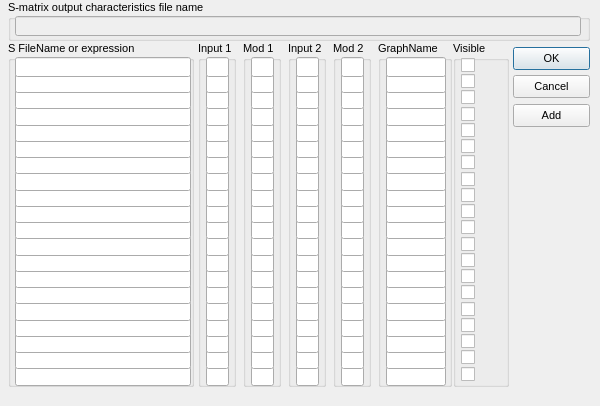
<?xml version="1.0" encoding="UTF-8"?>
<!-- Файл создан tools/rc2ui.py из ресурсов Windows-версии. Не править вручную. -->
<ui version="4.0">
 <class>IDD_DIALOG2</class>
 <widget class="QDialog" name="IDD_DIALOG2">
  <property name="geometry">
   <rect>
    <x>0</x>
    <y>0</y>
    <width>600</width>
    <height>406</height>
   </rect>
  </property>
  <property name="minimumSize">
   <size>
    <width>600</width>
    <height>406</height>
   </size>
  </property>
  <property name="maximumSize">
   <size>
    <width>600</width>
    <height>406</height>
   </size>
  </property>
  <property name="windowTitle">
   <string notr="true">Characteristics</string>
  </property>
  <property name="font">
   <font>
    <pointsize>8</pointsize>
   </font>
  </property>
   <widget class="QPushButton" name="IDC_ADD_CHARACTERISTICS">
    <property name="geometry">
     <rect>
      <x>513</x>
      <y>104</y>
      <width>77</width>
      <height>23</height>
     </rect>
    </property>
    <property name="text">
     <string notr="true">Add</string>
    </property>
   </widget>
   <widget class="QGroupBox" name="IDC_STATIC_8">
    <property name="geometry">
     <rect>
      <x>8</x>
      <y>0</y>
      <width>582</width>
      <height>41</height>
     </rect>
    </property>
    <property name="title">
     <string notr="true">S-matrix output characteristics file name</string>
    </property>
   </widget>
   <widget class="QLineEdit" name="IDC_GREDIT_DOCFILENAME">
    <property name="geometry">
     <rect>
      <x>15</x>
      <y>16</y>
      <width>566</width>
      <height>20</height>
     </rect>
    </property>
    <property name="enabled">
     <bool>false</bool>
    </property>
   </widget>
   <widget class="QGroupBox" name="IDC_STATIC_7">
    <property name="geometry">
     <rect>
      <x>453</x>
      <y>41</y>
      <width>56</width>
      <height>346</height>
     </rect>
    </property>
    <property name="title">
     <string notr="true">Visible</string>
    </property>
   </widget>
   <widget class="QGroupBox" name="IDC_STATIC_6">
    <property name="geometry">
     <rect>
      <x>378</x>
      <y>41</y>
      <width>74</width>
      <height>346</height>
     </rect>
    </property>
    <property name="title">
     <string notr="true">GraphName</string>
    </property>
   </widget>
   <widget class="QGroupBox" name="IDC_STATIC_5">
    <property name="geometry">
     <rect>
      <x>333</x>
      <y>41</y>
      <width>38</width>
      <height>346</height>
     </rect>
    </property>
    <property name="title">
     <string notr="true">Mod 2</string>
    </property>
   </widget>
   <widget class="QGroupBox" name="IDC_STATIC_4">
    <property name="geometry">
     <rect>
      <x>288</x>
      <y>41</y>
      <width>38</width>
      <height>346</height>
     </rect>
    </property>
    <property name="title">
     <string notr="true">Input 2</string>
    </property>
   </widget>
   <widget class="QGroupBox" name="IDC_STATIC_3">
    <property name="geometry">
     <rect>
      <x>243</x>
      <y>41</y>
      <width>38</width>
      <height>346</height>
     </rect>
    </property>
    <property name="title">
     <string notr="true">Mod 1</string>
    </property>
   </widget>
   <widget class="QGroupBox" name="IDC_STATIC_2">
    <property name="geometry">
     <rect>
      <x>198</x>
      <y>41</y>
      <width>38</width>
      <height>346</height>
     </rect>
    </property>
    <property name="title">
     <string notr="true">Input 1</string>
    </property>
   </widget>
   <widget class="QGroupBox" name="IDC_STATIC">
    <property name="geometry">
     <rect>
      <x>8</x>
      <y>41</y>
      <width>186</width>
      <height>346</height>
     </rect>
    </property>
    <property name="title">
     <string notr="true">S FileName or expression</string>
    </property>
   </widget>
   <widget class="QCheckBox" name="IDC_GREDIT_OUTFLAG20">
    <property name="geometry">
     <rect>
      <x>461</x>
      <y>366</y>
      <width>15</width>
      <height>16</height>
     </rect>
    </property>
    <property name="text">
     <string notr="true"></string>
    </property>
   </widget>
   <widget class="QLineEdit" name="IDC_GREDIT_GRAPHNAME20">
    <property name="geometry">
     <rect>
      <x>386</x>
      <y>366</y>
      <width>60</width>
      <height>20</height>
     </rect>
    </property>
   </widget>
   <widget class="QLineEdit" name="IDC_GREDIT_MOD2_20">
    <property name="geometry">
     <rect>
      <x>341</x>
      <y>366</y>
      <width>23</width>
      <height>20</height>
     </rect>
    </property>
   </widget>
   <widget class="QLineEdit" name="IDC_GREDIT_INP2_20">
    <property name="geometry">
     <rect>
      <x>296</x>
      <y>366</y>
      <width>23</width>
      <height>20</height>
     </rect>
    </property>
   </widget>
   <widget class="QLineEdit" name="IDC_GREDIT_MOD1_20">
    <property name="geometry">
     <rect>
      <x>251</x>
      <y>366</y>
      <width>23</width>
      <height>20</height>
     </rect>
    </property>
   </widget>
   <widget class="QLineEdit" name="IDC_GREDIT_INP1_20">
    <property name="geometry">
     <rect>
      <x>206</x>
      <y>366</y>
      <width>23</width>
      <height>20</height>
     </rect>
    </property>
   </widget>
   <widget class="QLineEdit" name="IDC_GREDIT_SFILENAME20">
    <property name="geometry">
     <rect>
      <x>15</x>
      <y>366</y>
      <width>176</width>
      <height>20</height>
     </rect>
    </property>
   </widget>
   <widget class="QCheckBox" name="IDC_GREDIT_OUTFLAG19">
    <property name="geometry">
     <rect>
      <x>461</x>
      <y>349</y>
      <width>15</width>
      <height>16</height>
     </rect>
    </property>
    <property name="text">
     <string notr="true"></string>
    </property>
   </widget>
   <widget class="QLineEdit" name="IDC_GREDIT_GRAPHNAME19">
    <property name="geometry">
     <rect>
      <x>386</x>
      <y>349</y>
      <width>60</width>
      <height>20</height>
     </rect>
    </property>
   </widget>
   <widget class="QLineEdit" name="IDC_GREDIT_MOD2_19">
    <property name="geometry">
     <rect>
      <x>341</x>
      <y>349</y>
      <width>23</width>
      <height>20</height>
     </rect>
    </property>
   </widget>
   <widget class="QLineEdit" name="IDC_GREDIT_INP2_19">
    <property name="geometry">
     <rect>
      <x>296</x>
      <y>349</y>
      <width>23</width>
      <height>20</height>
     </rect>
    </property>
   </widget>
   <widget class="QLineEdit" name="IDC_GREDIT_MOD1_19">
    <property name="geometry">
     <rect>
      <x>251</x>
      <y>349</y>
      <width>23</width>
      <height>20</height>
     </rect>
    </property>
   </widget>
   <widget class="QLineEdit" name="IDC_GREDIT_INP1_19">
    <property name="geometry">
     <rect>
      <x>206</x>
      <y>349</y>
      <width>23</width>
      <height>20</height>
     </rect>
    </property>
   </widget>
   <widget class="QLineEdit" name="IDC_GREDIT_SFILENAME19">
    <property name="geometry">
     <rect>
      <x>15</x>
      <y>349</y>
      <width>176</width>
      <height>20</height>
     </rect>
    </property>
   </widget>
   <widget class="QCheckBox" name="IDC_GREDIT_OUTFLAG18">
    <property name="geometry">
     <rect>
      <x>461</x>
      <y>333</y>
      <width>15</width>
      <height>16</height>
     </rect>
    </property>
    <property name="text">
     <string notr="true"></string>
    </property>
   </widget>
   <widget class="QLineEdit" name="IDC_GREDIT_GRAPHNAME18">
    <property name="geometry">
     <rect>
      <x>386</x>
      <y>333</y>
      <width>60</width>
      <height>20</height>
     </rect>
    </property>
   </widget>
   <widget class="QLineEdit" name="IDC_GREDIT_MOD2_18">
    <property name="geometry">
     <rect>
      <x>341</x>
      <y>333</y>
      <width>23</width>
      <height>20</height>
     </rect>
    </property>
   </widget>
   <widget class="QLineEdit" name="IDC_GREDIT_INP2_18">
    <property name="geometry">
     <rect>
      <x>296</x>
      <y>333</y>
      <width>23</width>
      <height>20</height>
     </rect>
    </property>
   </widget>
   <widget class="QLineEdit" name="IDC_GREDIT_MOD1_18">
    <property name="geometry">
     <rect>
      <x>251</x>
      <y>333</y>
      <width>23</width>
      <height>20</height>
     </rect>
    </property>
   </widget>
   <widget class="QLineEdit" name="IDC_GREDIT_INP1_18">
    <property name="geometry">
     <rect>
      <x>206</x>
      <y>333</y>
      <width>23</width>
      <height>20</height>
     </rect>
    </property>
   </widget>
   <widget class="QLineEdit" name="IDC_GREDIT_SFILENAME18">
    <property name="geometry">
     <rect>
      <x>15</x>
      <y>333</y>
      <width>176</width>
      <height>20</height>
     </rect>
    </property>
   </widget>
   <widget class="QCheckBox" name="IDC_GREDIT_OUTFLAG17">
    <property name="geometry">
     <rect>
      <x>461</x>
      <y>317</y>
      <width>15</width>
      <height>16</height>
     </rect>
    </property>
    <property name="text">
     <string notr="true"></string>
    </property>
   </widget>
   <widget class="QLineEdit" name="IDC_GREDIT_GRAPHNAME17">
    <property name="geometry">
     <rect>
      <x>386</x>
      <y>317</y>
      <width>60</width>
      <height>20</height>
     </rect>
    </property>
   </widget>
   <widget class="QLineEdit" name="IDC_GREDIT_MOD2_17">
    <property name="geometry">
     <rect>
      <x>341</x>
      <y>317</y>
      <width>23</width>
      <height>20</height>
     </rect>
    </property>
   </widget>
   <widget class="QLineEdit" name="IDC_GREDIT_INP2_17">
    <property name="geometry">
     <rect>
      <x>296</x>
      <y>317</y>
      <width>23</width>
      <height>20</height>
     </rect>
    </property>
   </widget>
   <widget class="QLineEdit" name="IDC_GREDIT_MOD1_17">
    <property name="geometry">
     <rect>
      <x>251</x>
      <y>317</y>
      <width>23</width>
      <height>20</height>
     </rect>
    </property>
   </widget>
   <widget class="QLineEdit" name="IDC_GREDIT_INP1_17">
    <property name="geometry">
     <rect>
      <x>206</x>
      <y>317</y>
      <width>23</width>
      <height>20</height>
     </rect>
    </property>
   </widget>
   <widget class="QLineEdit" name="IDC_GREDIT_SFILENAME17">
    <property name="geometry">
     <rect>
      <x>15</x>
      <y>317</y>
      <width>176</width>
      <height>20</height>
     </rect>
    </property>
   </widget>
   <widget class="QCheckBox" name="IDC_GREDIT_OUTFLAG16">
    <property name="geometry">
     <rect>
      <x>461</x>
      <y>301</y>
      <width>15</width>
      <height>16</height>
     </rect>
    </property>
    <property name="text">
     <string notr="true"></string>
    </property>
   </widget>
   <widget class="QLineEdit" name="IDC_GREDIT_GRAPHNAME16">
    <property name="geometry">
     <rect>
      <x>386</x>
      <y>301</y>
      <width>60</width>
      <height>20</height>
     </rect>
    </property>
   </widget>
   <widget class="QLineEdit" name="IDC_GREDIT_MOD2_16">
    <property name="geometry">
     <rect>
      <x>341</x>
      <y>301</y>
      <width>23</width>
      <height>20</height>
     </rect>
    </property>
   </widget>
   <widget class="QLineEdit" name="IDC_GREDIT_INP2_16">
    <property name="geometry">
     <rect>
      <x>296</x>
      <y>301</y>
      <width>23</width>
      <height>20</height>
     </rect>
    </property>
   </widget>
   <widget class="QLineEdit" name="IDC_GREDIT_MOD1_16">
    <property name="geometry">
     <rect>
      <x>251</x>
      <y>301</y>
      <width>23</width>
      <height>20</height>
     </rect>
    </property>
   </widget>
   <widget class="QLineEdit" name="IDC_GREDIT_INP1_16">
    <property name="geometry">
     <rect>
      <x>206</x>
      <y>301</y>
      <width>23</width>
      <height>20</height>
     </rect>
    </property>
   </widget>
   <widget class="QLineEdit" name="IDC_GREDIT_SFILENAME16">
    <property name="geometry">
     <rect>
      <x>15</x>
      <y>301</y>
      <width>176</width>
      <height>20</height>
     </rect>
    </property>
   </widget>
   <widget class="QCheckBox" name="IDC_GREDIT_OUTFLAG15">
    <property name="geometry">
     <rect>
      <x>461</x>
      <y>284</y>
      <width>15</width>
      <height>16</height>
     </rect>
    </property>
    <property name="text">
     <string notr="true"></string>
    </property>
   </widget>
   <widget class="QLineEdit" name="IDC_GREDIT_GRAPHNAME15">
    <property name="geometry">
     <rect>
      <x>386</x>
      <y>284</y>
      <width>60</width>
      <height>20</height>
     </rect>
    </property>
   </widget>
   <widget class="QLineEdit" name="IDC_GREDIT_MOD2_15">
    <property name="geometry">
     <rect>
      <x>341</x>
      <y>284</y>
      <width>23</width>
      <height>20</height>
     </rect>
    </property>
   </widget>
   <widget class="QLineEdit" name="IDC_GREDIT_INP2_15">
    <property name="geometry">
     <rect>
      <x>296</x>
      <y>284</y>
      <width>23</width>
      <height>20</height>
     </rect>
    </property>
   </widget>
   <widget class="QLineEdit" name="IDC_GREDIT_MOD1_15">
    <property name="geometry">
     <rect>
      <x>251</x>
      <y>284</y>
      <width>23</width>
      <height>20</height>
     </rect>
    </property>
   </widget>
   <widget class="QLineEdit" name="IDC_GREDIT_INP1_15">
    <property name="geometry">
     <rect>
      <x>206</x>
      <y>284</y>
      <width>23</width>
      <height>20</height>
     </rect>
    </property>
   </widget>
   <widget class="QLineEdit" name="IDC_GREDIT_SFILENAME15">
    <property name="geometry">
     <rect>
      <x>15</x>
      <y>284</y>
      <width>176</width>
      <height>20</height>
     </rect>
    </property>
   </widget>
   <widget class="QCheckBox" name="IDC_GREDIT_OUTFLAG14">
    <property name="geometry">
     <rect>
      <x>461</x>
      <y>268</y>
      <width>15</width>
      <height>16</height>
     </rect>
    </property>
    <property name="text">
     <string notr="true"></string>
    </property>
   </widget>
   <widget class="QLineEdit" name="IDC_GREDIT_GRAPHNAME14">
    <property name="geometry">
     <rect>
      <x>386</x>
      <y>268</y>
      <width>60</width>
      <height>20</height>
     </rect>
    </property>
   </widget>
   <widget class="QLineEdit" name="IDC_GREDIT_MOD2_14">
    <property name="geometry">
     <rect>
      <x>341</x>
      <y>268</y>
      <width>23</width>
      <height>20</height>
     </rect>
    </property>
   </widget>
   <widget class="QLineEdit" name="IDC_GREDIT_INP2_14">
    <property name="geometry">
     <rect>
      <x>296</x>
      <y>268</y>
      <width>23</width>
      <height>20</height>
     </rect>
    </property>
   </widget>
   <widget class="QLineEdit" name="IDC_GREDIT_MOD1_14">
    <property name="geometry">
     <rect>
      <x>251</x>
      <y>268</y>
      <width>23</width>
      <height>20</height>
     </rect>
    </property>
   </widget>
   <widget class="QLineEdit" name="IDC_GREDIT_INP1_14">
    <property name="geometry">
     <rect>
      <x>206</x>
      <y>268</y>
      <width>23</width>
      <height>20</height>
     </rect>
    </property>
   </widget>
   <widget class="QLineEdit" name="IDC_GREDIT_SFILENAME14">
    <property name="geometry">
     <rect>
      <x>15</x>
      <y>268</y>
      <width>176</width>
      <height>20</height>
     </rect>
    </property>
   </widget>
   <widget class="QCheckBox" name="IDC_GREDIT_OUTFLAG13">
    <property name="geometry">
     <rect>
      <x>461</x>
      <y>252</y>
      <width>15</width>
      <height>16</height>
     </rect>
    </property>
    <property name="text">
     <string notr="true"></string>
    </property>
   </widget>
   <widget class="QLineEdit" name="IDC_GREDIT_GRAPHNAME13">
    <property name="geometry">
     <rect>
      <x>386</x>
      <y>252</y>
      <width>60</width>
      <height>20</height>
     </rect>
    </property>
   </widget>
   <widget class="QLineEdit" name="IDC_GREDIT_MOD2_13">
    <property name="geometry">
     <rect>
      <x>341</x>
      <y>252</y>
      <width>23</width>
      <height>20</height>
     </rect>
    </property>
   </widget>
   <widget class="QLineEdit" name="IDC_GREDIT_INP2_13">
    <property name="geometry">
     <rect>
      <x>296</x>
      <y>252</y>
      <width>23</width>
      <height>20</height>
     </rect>
    </property>
   </widget>
   <widget class="QLineEdit" name="IDC_GREDIT_MOD1_13">
    <property name="geometry">
     <rect>
      <x>251</x>
      <y>252</y>
      <width>23</width>
      <height>20</height>
     </rect>
    </property>
   </widget>
   <widget class="QLineEdit" name="IDC_GREDIT_INP1_13">
    <property name="geometry">
     <rect>
      <x>206</x>
      <y>252</y>
      <width>23</width>
      <height>20</height>
     </rect>
    </property>
   </widget>
   <widget class="QLineEdit" name="IDC_GREDIT_SFILENAME13">
    <property name="geometry">
     <rect>
      <x>15</x>
      <y>252</y>
      <width>176</width>
      <height>20</height>
     </rect>
    </property>
   </widget>
   <widget class="QCheckBox" name="IDC_GREDIT_OUTFLAG12">
    <property name="geometry">
     <rect>
      <x>461</x>
      <y>236</y>
      <width>15</width>
      <height>16</height>
     </rect>
    </property>
    <property name="text">
     <string notr="true"></string>
    </property>
   </widget>
   <widget class="QLineEdit" name="IDC_GREDIT_GRAPHNAME12">
    <property name="geometry">
     <rect>
      <x>386</x>
      <y>236</y>
      <width>60</width>
      <height>20</height>
     </rect>
    </property>
   </widget>
   <widget class="QLineEdit" name="IDC_GREDIT_MOD2_12">
    <property name="geometry">
     <rect>
      <x>341</x>
      <y>236</y>
      <width>23</width>
      <height>20</height>
     </rect>
    </property>
   </widget>
   <widget class="QLineEdit" name="IDC_GREDIT_INP2_12">
    <property name="geometry">
     <rect>
      <x>296</x>
      <y>236</y>
      <width>23</width>
      <height>20</height>
     </rect>
    </property>
   </widget>
   <widget class="QLineEdit" name="IDC_GREDIT_MOD1_12">
    <property name="geometry">
     <rect>
      <x>251</x>
      <y>236</y>
      <width>23</width>
      <height>20</height>
     </rect>
    </property>
   </widget>
   <widget class="QLineEdit" name="IDC_GREDIT_INP1_12">
    <property name="geometry">
     <rect>
      <x>206</x>
      <y>236</y>
      <width>23</width>
      <height>20</height>
     </rect>
    </property>
   </widget>
   <widget class="QLineEdit" name="IDC_GREDIT_SFILENAME12">
    <property name="geometry">
     <rect>
      <x>15</x>
      <y>236</y>
      <width>176</width>
      <height>20</height>
     </rect>
    </property>
   </widget>
   <widget class="QCheckBox" name="IDC_GREDIT_OUTFLAG11">
    <property name="geometry">
     <rect>
      <x>461</x>
      <y>219</y>
      <width>15</width>
      <height>16</height>
     </rect>
    </property>
    <property name="text">
     <string notr="true"></string>
    </property>
   </widget>
   <widget class="QLineEdit" name="IDC_GREDIT_GRAPHNAME11">
    <property name="geometry">
     <rect>
      <x>386</x>
      <y>219</y>
      <width>60</width>
      <height>20</height>
     </rect>
    </property>
   </widget>
   <widget class="QLineEdit" name="IDC_GREDIT_MOD2_11">
    <property name="geometry">
     <rect>
      <x>341</x>
      <y>219</y>
      <width>23</width>
      <height>20</height>
     </rect>
    </property>
   </widget>
   <widget class="QLineEdit" name="IDC_GREDIT_INP2_11">
    <property name="geometry">
     <rect>
      <x>296</x>
      <y>219</y>
      <width>23</width>
      <height>20</height>
     </rect>
    </property>
   </widget>
   <widget class="QLineEdit" name="IDC_GREDIT_MOD1_11">
    <property name="geometry">
     <rect>
      <x>251</x>
      <y>219</y>
      <width>23</width>
      <height>20</height>
     </rect>
    </property>
   </widget>
   <widget class="QLineEdit" name="IDC_GREDIT_INP1_11">
    <property name="geometry">
     <rect>
      <x>206</x>
      <y>219</y>
      <width>23</width>
      <height>20</height>
     </rect>
    </property>
   </widget>
   <widget class="QLineEdit" name="IDC_GREDIT_SFILENAME11">
    <property name="geometry">
     <rect>
      <x>15</x>
      <y>219</y>
      <width>176</width>
      <height>20</height>
     </rect>
    </property>
   </widget>
   <widget class="QCheckBox" name="IDC_GREDIT_OUTFLAG10">
    <property name="geometry">
     <rect>
      <x>461</x>
      <y>203</y>
      <width>15</width>
      <height>16</height>
     </rect>
    </property>
    <property name="text">
     <string notr="true"></string>
    </property>
   </widget>
   <widget class="QLineEdit" name="IDC_GREDIT_GRAPHNAME10">
    <property name="geometry">
     <rect>
      <x>386</x>
      <y>203</y>
      <width>60</width>
      <height>20</height>
     </rect>
    </property>
   </widget>
   <widget class="QLineEdit" name="IDC_GREDIT_MOD2_10">
    <property name="geometry">
     <rect>
      <x>341</x>
      <y>203</y>
      <width>23</width>
      <height>20</height>
     </rect>
    </property>
   </widget>
   <widget class="QLineEdit" name="IDC_GREDIT_INP2_10">
    <property name="geometry">
     <rect>
      <x>296</x>
      <y>203</y>
      <width>23</width>
      <height>20</height>
     </rect>
    </property>
   </widget>
   <widget class="QLineEdit" name="IDC_GREDIT_MOD1_10">
    <property name="geometry">
     <rect>
      <x>251</x>
      <y>203</y>
      <width>23</width>
      <height>20</height>
     </rect>
    </property>
   </widget>
   <widget class="QLineEdit" name="IDC_GREDIT_INP1_10">
    <property name="geometry">
     <rect>
      <x>206</x>
      <y>203</y>
      <width>23</width>
      <height>20</height>
     </rect>
    </property>
   </widget>
   <widget class="QLineEdit" name="IDC_GREDIT_SFILENAME10">
    <property name="geometry">
     <rect>
      <x>15</x>
      <y>203</y>
      <width>176</width>
      <height>20</height>
     </rect>
    </property>
   </widget>
   <widget class="QCheckBox" name="IDC_GREDIT_OUTFLAG9">
    <property name="geometry">
     <rect>
      <x>461</x>
      <y>187</y>
      <width>15</width>
      <height>16</height>
     </rect>
    </property>
    <property name="text">
     <string notr="true"></string>
    </property>
   </widget>
   <widget class="QLineEdit" name="IDC_GREDIT_GRAPHNAME9">
    <property name="geometry">
     <rect>
      <x>386</x>
      <y>187</y>
      <width>60</width>
      <height>20</height>
     </rect>
    </property>
   </widget>
   <widget class="QLineEdit" name="IDC_GREDIT_MOD2_9">
    <property name="geometry">
     <rect>
      <x>341</x>
      <y>187</y>
      <width>23</width>
      <height>20</height>
     </rect>
    </property>
   </widget>
   <widget class="QLineEdit" name="IDC_GREDIT_INP2_9">
    <property name="geometry">
     <rect>
      <x>296</x>
      <y>187</y>
      <width>23</width>
      <height>20</height>
     </rect>
    </property>
   </widget>
   <widget class="QLineEdit" name="IDC_GREDIT_MOD1_9">
    <property name="geometry">
     <rect>
      <x>251</x>
      <y>187</y>
      <width>23</width>
      <height>20</height>
     </rect>
    </property>
   </widget>
   <widget class="QLineEdit" name="IDC_GREDIT_INP1_9">
    <property name="geometry">
     <rect>
      <x>206</x>
      <y>187</y>
      <width>23</width>
      <height>20</height>
     </rect>
    </property>
   </widget>
   <widget class="QLineEdit" name="IDC_GREDIT_SFILENAME9">
    <property name="geometry">
     <rect>
      <x>15</x>
      <y>187</y>
      <width>176</width>
      <height>20</height>
     </rect>
    </property>
   </widget>
   <widget class="QCheckBox" name="IDC_GREDIT_OUTFLAG8">
    <property name="geometry">
     <rect>
      <x>461</x>
      <y>171</y>
      <width>15</width>
      <height>16</height>
     </rect>
    </property>
    <property name="text">
     <string notr="true"></string>
    </property>
   </widget>
   <widget class="QLineEdit" name="IDC_GREDIT_GRAPHNAME8">
    <property name="geometry">
     <rect>
      <x>386</x>
      <y>171</y>
      <width>60</width>
      <height>20</height>
     </rect>
    </property>
   </widget>
   <widget class="QLineEdit" name="IDC_GREDIT_MOD2_8">
    <property name="geometry">
     <rect>
      <x>341</x>
      <y>171</y>
      <width>23</width>
      <height>20</height>
     </rect>
    </property>
   </widget>
   <widget class="QLineEdit" name="IDC_GREDIT_INP2_8">
    <property name="geometry">
     <rect>
      <x>296</x>
      <y>171</y>
      <width>23</width>
      <height>20</height>
     </rect>
    </property>
   </widget>
   <widget class="QLineEdit" name="IDC_GREDIT_MOD1_8">
    <property name="geometry">
     <rect>
      <x>251</x>
      <y>171</y>
      <width>23</width>
      <height>20</height>
     </rect>
    </property>
   </widget>
   <widget class="QLineEdit" name="IDC_GREDIT_INP1_8">
    <property name="geometry">
     <rect>
      <x>206</x>
      <y>171</y>
      <width>23</width>
      <height>20</height>
     </rect>
    </property>
   </widget>
   <widget class="QLineEdit" name="IDC_GREDIT_SFILENAME8">
    <property name="geometry">
     <rect>
      <x>15</x>
      <y>171</y>
      <width>176</width>
      <height>20</height>
     </rect>
    </property>
   </widget>
   <widget class="QCheckBox" name="IDC_GREDIT_OUTFLAG7">
    <property name="geometry">
     <rect>
      <x>461</x>
      <y>154</y>
      <width>15</width>
      <height>16</height>
     </rect>
    </property>
    <property name="text">
     <string notr="true"></string>
    </property>
   </widget>
   <widget class="QLineEdit" name="IDC_GREDIT_GRAPHNAME7">
    <property name="geometry">
     <rect>
      <x>386</x>
      <y>154</y>
      <width>60</width>
      <height>20</height>
     </rect>
    </property>
   </widget>
   <widget class="QLineEdit" name="IDC_GREDIT_MOD2_7">
    <property name="geometry">
     <rect>
      <x>341</x>
      <y>154</y>
      <width>23</width>
      <height>20</height>
     </rect>
    </property>
   </widget>
   <widget class="QLineEdit" name="IDC_GREDIT_INP2_7">
    <property name="geometry">
     <rect>
      <x>296</x>
      <y>154</y>
      <width>23</width>
      <height>20</height>
     </rect>
    </property>
   </widget>
   <widget class="QLineEdit" name="IDC_GREDIT_MOD1_7">
    <property name="geometry">
     <rect>
      <x>251</x>
      <y>154</y>
      <width>23</width>
      <height>20</height>
     </rect>
    </property>
   </widget>
   <widget class="QLineEdit" name="IDC_GREDIT_INP1_7">
    <property name="geometry">
     <rect>
      <x>206</x>
      <y>154</y>
      <width>23</width>
      <height>20</height>
     </rect>
    </property>
   </widget>
   <widget class="QLineEdit" name="IDC_GREDIT_SFILENAME7">
    <property name="geometry">
     <rect>
      <x>15</x>
      <y>154</y>
      <width>176</width>
      <height>20</height>
     </rect>
    </property>
   </widget>
   <widget class="QCheckBox" name="IDC_GREDIT_OUTFLAG6">
    <property name="geometry">
     <rect>
      <x>461</x>
      <y>138</y>
      <width>15</width>
      <height>16</height>
     </rect>
    </property>
    <property name="text">
     <string notr="true"></string>
    </property>
   </widget>
   <widget class="QLineEdit" name="IDC_GREDIT_GRAPHNAME6">
    <property name="geometry">
     <rect>
      <x>386</x>
      <y>138</y>
      <width>60</width>
      <height>20</height>
     </rect>
    </property>
   </widget>
   <widget class="QLineEdit" name="IDC_GREDIT_MOD2_6">
    <property name="geometry">
     <rect>
      <x>341</x>
      <y>138</y>
      <width>23</width>
      <height>20</height>
     </rect>
    </property>
   </widget>
   <widget class="QLineEdit" name="IDC_GREDIT_INP2_6">
    <property name="geometry">
     <rect>
      <x>296</x>
      <y>138</y>
      <width>23</width>
      <height>20</height>
     </rect>
    </property>
   </widget>
   <widget class="QLineEdit" name="IDC_GREDIT_MOD1_6">
    <property name="geometry">
     <rect>
      <x>251</x>
      <y>138</y>
      <width>23</width>
      <height>20</height>
     </rect>
    </property>
   </widget>
   <widget class="QLineEdit" name="IDC_GREDIT_INP1_6">
    <property name="geometry">
     <rect>
      <x>206</x>
      <y>138</y>
      <width>23</width>
      <height>20</height>
     </rect>
    </property>
   </widget>
   <widget class="QLineEdit" name="IDC_GREDIT_SFILENAME6">
    <property name="geometry">
     <rect>
      <x>15</x>
      <y>138</y>
      <width>176</width>
      <height>20</height>
     </rect>
    </property>
   </widget>
   <widget class="QCheckBox" name="IDC_GREDIT_OUTFLAG5">
    <property name="geometry">
     <rect>
      <x>461</x>
      <y>122</y>
      <width>15</width>
      <height>16</height>
     </rect>
    </property>
    <property name="text">
     <string notr="true"></string>
    </property>
   </widget>
   <widget class="QLineEdit" name="IDC_GREDIT_GRAPHNAME5">
    <property name="geometry">
     <rect>
      <x>386</x>
      <y>122</y>
      <width>60</width>
      <height>20</height>
     </rect>
    </property>
   </widget>
   <widget class="QLineEdit" name="IDC_GREDIT_MOD2_5">
    <property name="geometry">
     <rect>
      <x>341</x>
      <y>122</y>
      <width>23</width>
      <height>20</height>
     </rect>
    </property>
   </widget>
   <widget class="QLineEdit" name="IDC_GREDIT_INP2_5">
    <property name="geometry">
     <rect>
      <x>296</x>
      <y>122</y>
      <width>23</width>
      <height>20</height>
     </rect>
    </property>
   </widget>
   <widget class="QLineEdit" name="IDC_GREDIT_MOD1_5">
    <property name="geometry">
     <rect>
      <x>251</x>
      <y>122</y>
      <width>23</width>
      <height>20</height>
     </rect>
    </property>
   </widget>
   <widget class="QLineEdit" name="IDC_GREDIT_INP1_5">
    <property name="geometry">
     <rect>
      <x>206</x>
      <y>122</y>
      <width>23</width>
      <height>20</height>
     </rect>
    </property>
   </widget>
   <widget class="QLineEdit" name="IDC_GREDIT_SFILENAME5">
    <property name="geometry">
     <rect>
      <x>15</x>
      <y>122</y>
      <width>176</width>
      <height>20</height>
     </rect>
    </property>
   </widget>
   <widget class="QCheckBox" name="IDC_GREDIT_OUTFLAG4">
    <property name="geometry">
     <rect>
      <x>461</x>
      <y>106</y>
      <width>15</width>
      <height>16</height>
     </rect>
    </property>
    <property name="text">
     <string notr="true"></string>
    </property>
   </widget>
   <widget class="QLineEdit" name="IDC_GREDIT_GRAPHNAME4">
    <property name="geometry">
     <rect>
      <x>386</x>
      <y>106</y>
      <width>60</width>
      <height>20</height>
     </rect>
    </property>
   </widget>
   <widget class="QLineEdit" name="IDC_GREDIT_MOD2_4">
    <property name="geometry">
     <rect>
      <x>341</x>
      <y>106</y>
      <width>23</width>
      <height>20</height>
     </rect>
    </property>
   </widget>
   <widget class="QLineEdit" name="IDC_GREDIT_INP2_4">
    <property name="geometry">
     <rect>
      <x>296</x>
      <y>106</y>
      <width>23</width>
      <height>20</height>
     </rect>
    </property>
   </widget>
   <widget class="QLineEdit" name="IDC_GREDIT_MOD1_4">
    <property name="geometry">
     <rect>
      <x>251</x>
      <y>106</y>
      <width>23</width>
      <height>20</height>
     </rect>
    </property>
   </widget>
   <widget class="QLineEdit" name="IDC_GREDIT_INP1_4">
    <property name="geometry">
     <rect>
      <x>206</x>
      <y>106</y>
      <width>23</width>
      <height>20</height>
     </rect>
    </property>
   </widget>
   <widget class="QLineEdit" name="IDC_GREDIT_SFILENAME4">
    <property name="geometry">
     <rect>
      <x>15</x>
      <y>106</y>
      <width>176</width>
      <height>20</height>
     </rect>
    </property>
   </widget>
   <widget class="QCheckBox" name="IDC_GREDIT_OUTFLAG3">
    <property name="geometry">
     <rect>
      <x>461</x>
      <y>89</y>
      <width>15</width>
      <height>16</height>
     </rect>
    </property>
    <property name="text">
     <string notr="true"></string>
    </property>
   </widget>
   <widget class="QLineEdit" name="IDC_GREDIT_GRAPHNAME3">
    <property name="geometry">
     <rect>
      <x>386</x>
      <y>89</y>
      <width>60</width>
      <height>20</height>
     </rect>
    </property>
   </widget>
   <widget class="QLineEdit" name="IDC_GREDIT_MOD2_3">
    <property name="geometry">
     <rect>
      <x>341</x>
      <y>89</y>
      <width>23</width>
      <height>20</height>
     </rect>
    </property>
   </widget>
   <widget class="QLineEdit" name="IDC_GREDIT_INP2_3">
    <property name="geometry">
     <rect>
      <x>296</x>
      <y>89</y>
      <width>23</width>
      <height>20</height>
     </rect>
    </property>
   </widget>
   <widget class="QLineEdit" name="IDC_GREDIT_MOD1_3">
    <property name="geometry">
     <rect>
      <x>251</x>
      <y>89</y>
      <width>23</width>
      <height>20</height>
     </rect>
    </property>
   </widget>
   <widget class="QLineEdit" name="IDC_GREDIT_INP1_3">
    <property name="geometry">
     <rect>
      <x>206</x>
      <y>89</y>
      <width>23</width>
      <height>20</height>
     </rect>
    </property>
   </widget>
   <widget class="QLineEdit" name="IDC_GREDIT_SFILENAME3">
    <property name="geometry">
     <rect>
      <x>15</x>
      <y>89</y>
      <width>176</width>
      <height>20</height>
     </rect>
    </property>
   </widget>
   <widget class="QCheckBox" name="IDC_GREDIT_OUTFLAG2">
    <property name="geometry">
     <rect>
      <x>461</x>
      <y>73</y>
      <width>15</width>
      <height>16</height>
     </rect>
    </property>
    <property name="text">
     <string notr="true"></string>
    </property>
   </widget>
   <widget class="QLineEdit" name="IDC_GREDIT_GRAPHNAME2">
    <property name="geometry">
     <rect>
      <x>386</x>
      <y>73</y>
      <width>60</width>
      <height>20</height>
     </rect>
    </property>
   </widget>
   <widget class="QLineEdit" name="IDC_GREDIT_MOD2_2">
    <property name="geometry">
     <rect>
      <x>341</x>
      <y>73</y>
      <width>23</width>
      <height>20</height>
     </rect>
    </property>
   </widget>
   <widget class="QLineEdit" name="IDC_GREDIT_INP2_2">
    <property name="geometry">
     <rect>
      <x>296</x>
      <y>73</y>
      <width>23</width>
      <height>20</height>
     </rect>
    </property>
   </widget>
   <widget class="QLineEdit" name="IDC_GREDIT_MOD1_2">
    <property name="geometry">
     <rect>
      <x>251</x>
      <y>73</y>
      <width>23</width>
      <height>20</height>
     </rect>
    </property>
   </widget>
   <widget class="QLineEdit" name="IDC_GREDIT_INP1_2">
    <property name="geometry">
     <rect>
      <x>206</x>
      <y>73</y>
      <width>23</width>
      <height>20</height>
     </rect>
    </property>
   </widget>
   <widget class="QLineEdit" name="IDC_GREDIT_SFILENAME2">
    <property name="geometry">
     <rect>
      <x>15</x>
      <y>73</y>
      <width>176</width>
      <height>20</height>
     </rect>
    </property>
   </widget>
   <widget class="QCheckBox" name="IDC_GREDIT_OUTFLAG1">
    <property name="geometry">
     <rect>
      <x>461</x>
      <y>57</y>
      <width>15</width>
      <height>16</height>
     </rect>
    </property>
    <property name="text">
     <string notr="true"></string>
    </property>
   </widget>
   <widget class="QLineEdit" name="IDC_GREDIT_GRAPHNAME1">
    <property name="geometry">
     <rect>
      <x>386</x>
      <y>57</y>
      <width>60</width>
      <height>20</height>
     </rect>
    </property>
   </widget>
   <widget class="QLineEdit" name="IDC_GREDIT_MOD2_1">
    <property name="geometry">
     <rect>
      <x>341</x>
      <y>57</y>
      <width>23</width>
      <height>20</height>
     </rect>
    </property>
   </widget>
   <widget class="QLineEdit" name="IDC_GREDIT_INP2_1">
    <property name="geometry">
     <rect>
      <x>296</x>
      <y>57</y>
      <width>23</width>
      <height>20</height>
     </rect>
    </property>
   </widget>
   <widget class="QLineEdit" name="IDC_GREDIT_MOD1_1">
    <property name="geometry">
     <rect>
      <x>251</x>
      <y>57</y>
      <width>23</width>
      <height>20</height>
     </rect>
    </property>
   </widget>
   <widget class="QLineEdit" name="IDC_GREDIT_INP1_1">
    <property name="geometry">
     <rect>
      <x>206</x>
      <y>57</y>
      <width>23</width>
      <height>20</height>
     </rect>
    </property>
   </widget>
   <widget class="QLineEdit" name="IDC_GREDIT_SFILENAME1">
    <property name="geometry">
     <rect>
      <x>15</x>
      <y>57</y>
      <width>176</width>
      <height>20</height>
     </rect>
    </property>
   </widget>
   <widget class="QPushButton" name="IDCANCEL">
    <property name="geometry">
     <rect>
      <x>513</x>
      <y>75</y>
      <width>77</width>
      <height>23</height>
     </rect>
    </property>
    <property name="text">
     <string notr="true">Cancel</string>
    </property>
   </widget>
   <widget class="QPushButton" name="IDOK">
    <property name="geometry">
     <rect>
      <x>513</x>
      <y>47</y>
      <width>77</width>
      <height>23</height>
     </rect>
    </property>
    <property name="default">
     <bool>true</bool>
    </property>
    <property name="text">
     <string notr="true">OK</string>
    </property>
   </widget>
 </widget>
 <resources/>
 <connections/>
 <tabstops>
  <tabstop>IDOK</tabstop>
  <tabstop>IDCANCEL</tabstop>
  <tabstop>IDC_GREDIT_SFILENAME1</tabstop>
  <tabstop>IDC_GREDIT_INP1_1</tabstop>
  <tabstop>IDC_GREDIT_MOD1_1</tabstop>
  <tabstop>IDC_GREDIT_INP2_1</tabstop>
  <tabstop>IDC_GREDIT_MOD2_1</tabstop>
  <tabstop>IDC_GREDIT_GRAPHNAME1</tabstop>
  <tabstop>IDC_GREDIT_OUTFLAG1</tabstop>
  <tabstop>IDC_GREDIT_SFILENAME2</tabstop>
  <tabstop>IDC_GREDIT_INP1_2</tabstop>
  <tabstop>IDC_GREDIT_MOD1_2</tabstop>
  <tabstop>IDC_GREDIT_INP2_2</tabstop>
  <tabstop>IDC_GREDIT_MOD2_2</tabstop>
  <tabstop>IDC_GREDIT_GRAPHNAME2</tabstop>
  <tabstop>IDC_GREDIT_OUTFLAG2</tabstop>
  <tabstop>IDC_GREDIT_SFILENAME3</tabstop>
  <tabstop>IDC_GREDIT_INP1_3</tabstop>
  <tabstop>IDC_GREDIT_MOD1_3</tabstop>
  <tabstop>IDC_GREDIT_INP2_3</tabstop>
  <tabstop>IDC_GREDIT_MOD2_3</tabstop>
  <tabstop>IDC_GREDIT_GRAPHNAME3</tabstop>
  <tabstop>IDC_GREDIT_OUTFLAG3</tabstop>
  <tabstop>IDC_GREDIT_SFILENAME4</tabstop>
  <tabstop>IDC_GREDIT_INP1_4</tabstop>
  <tabstop>IDC_GREDIT_MOD1_4</tabstop>
  <tabstop>IDC_GREDIT_INP2_4</tabstop>
  <tabstop>IDC_GREDIT_MOD2_4</tabstop>
  <tabstop>IDC_GREDIT_GRAPHNAME4</tabstop>
  <tabstop>IDC_GREDIT_OUTFLAG4</tabstop>
  <tabstop>IDC_GREDIT_SFILENAME5</tabstop>
  <tabstop>IDC_GREDIT_INP1_5</tabstop>
  <tabstop>IDC_GREDIT_MOD1_5</tabstop>
  <tabstop>IDC_GREDIT_INP2_5</tabstop>
  <tabstop>IDC_GREDIT_MOD2_5</tabstop>
  <tabstop>IDC_GREDIT_GRAPHNAME5</tabstop>
  <tabstop>IDC_GREDIT_OUTFLAG5</tabstop>
  <tabstop>IDC_GREDIT_SFILENAME6</tabstop>
  <tabstop>IDC_GREDIT_INP1_6</tabstop>
  <tabstop>IDC_GREDIT_MOD1_6</tabstop>
  <tabstop>IDC_GREDIT_INP2_6</tabstop>
  <tabstop>IDC_GREDIT_MOD2_6</tabstop>
  <tabstop>IDC_GREDIT_GRAPHNAME6</tabstop>
  <tabstop>IDC_GREDIT_OUTFLAG6</tabstop>
  <tabstop>IDC_GREDIT_SFILENAME7</tabstop>
  <tabstop>IDC_GREDIT_INP1_7</tabstop>
  <tabstop>IDC_GREDIT_MOD1_7</tabstop>
  <tabstop>IDC_GREDIT_INP2_7</tabstop>
  <tabstop>IDC_GREDIT_MOD2_7</tabstop>
  <tabstop>IDC_GREDIT_GRAPHNAME7</tabstop>
  <tabstop>IDC_GREDIT_OUTFLAG7</tabstop>
  <tabstop>IDC_GREDIT_SFILENAME8</tabstop>
  <tabstop>IDC_GREDIT_INP1_8</tabstop>
  <tabstop>IDC_GREDIT_MOD1_8</tabstop>
  <tabstop>IDC_GREDIT_INP2_8</tabstop>
  <tabstop>IDC_GREDIT_MOD2_8</tabstop>
  <tabstop>IDC_GREDIT_GRAPHNAME8</tabstop>
  <tabstop>IDC_GREDIT_OUTFLAG8</tabstop>
  <tabstop>IDC_GREDIT_SFILENAME9</tabstop>
  <tabstop>IDC_GREDIT_INP1_9</tabstop>
  <tabstop>IDC_GREDIT_MOD1_9</tabstop>
  <tabstop>IDC_GREDIT_INP2_9</tabstop>
  <tabstop>IDC_GREDIT_MOD2_9</tabstop>
  <tabstop>IDC_GREDIT_GRAPHNAME9</tabstop>
  <tabstop>IDC_GREDIT_OUTFLAG9</tabstop>
  <tabstop>IDC_GREDIT_SFILENAME10</tabstop>
  <tabstop>IDC_GREDIT_INP1_10</tabstop>
  <tabstop>IDC_GREDIT_MOD1_10</tabstop>
  <tabstop>IDC_GREDIT_INP2_10</tabstop>
  <tabstop>IDC_GREDIT_MOD2_10</tabstop>
  <tabstop>IDC_GREDIT_GRAPHNAME10</tabstop>
  <tabstop>IDC_GREDIT_OUTFLAG10</tabstop>
  <tabstop>IDC_GREDIT_SFILENAME11</tabstop>
  <tabstop>IDC_GREDIT_INP1_11</tabstop>
  <tabstop>IDC_GREDIT_MOD1_11</tabstop>
  <tabstop>IDC_GREDIT_INP2_11</tabstop>
  <tabstop>IDC_GREDIT_MOD2_11</tabstop>
  <tabstop>IDC_GREDIT_GRAPHNAME11</tabstop>
  <tabstop>IDC_GREDIT_OUTFLAG11</tabstop>
  <tabstop>IDC_GREDIT_SFILENAME12</tabstop>
  <tabstop>IDC_GREDIT_INP1_12</tabstop>
  <tabstop>IDC_GREDIT_MOD1_12</tabstop>
  <tabstop>IDC_GREDIT_INP2_12</tabstop>
  <tabstop>IDC_GREDIT_MOD2_12</tabstop>
  <tabstop>IDC_GREDIT_GRAPHNAME12</tabstop>
  <tabstop>IDC_GREDIT_OUTFLAG12</tabstop>
  <tabstop>IDC_GREDIT_SFILENAME13</tabstop>
  <tabstop>IDC_GREDIT_INP1_13</tabstop>
  <tabstop>IDC_GREDIT_MOD1_13</tabstop>
  <tabstop>IDC_GREDIT_INP2_13</tabstop>
  <tabstop>IDC_GREDIT_MOD2_13</tabstop>
  <tabstop>IDC_GREDIT_GRAPHNAME13</tabstop>
  <tabstop>IDC_GREDIT_OUTFLAG13</tabstop>
  <tabstop>IDC_GREDIT_SFILENAME14</tabstop>
  <tabstop>IDC_GREDIT_INP1_14</tabstop>
  <tabstop>IDC_GREDIT_MOD1_14</tabstop>
  <tabstop>IDC_GREDIT_INP2_14</tabstop>
  <tabstop>IDC_GREDIT_MOD2_14</tabstop>
  <tabstop>IDC_GREDIT_GRAPHNAME14</tabstop>
  <tabstop>IDC_GREDIT_OUTFLAG14</tabstop>
  <tabstop>IDC_GREDIT_SFILENAME15</tabstop>
  <tabstop>IDC_GREDIT_INP1_15</tabstop>
  <tabstop>IDC_GREDIT_MOD1_15</tabstop>
  <tabstop>IDC_GREDIT_INP2_15</tabstop>
  <tabstop>IDC_GREDIT_MOD2_15</tabstop>
  <tabstop>IDC_GREDIT_GRAPHNAME15</tabstop>
  <tabstop>IDC_GREDIT_OUTFLAG15</tabstop>
  <tabstop>IDC_GREDIT_SFILENAME16</tabstop>
  <tabstop>IDC_GREDIT_INP1_16</tabstop>
  <tabstop>IDC_GREDIT_MOD1_16</tabstop>
  <tabstop>IDC_GREDIT_INP2_16</tabstop>
  <tabstop>IDC_GREDIT_MOD2_16</tabstop>
  <tabstop>IDC_GREDIT_GRAPHNAME16</tabstop>
  <tabstop>IDC_GREDIT_OUTFLAG16</tabstop>
  <tabstop>IDC_GREDIT_SFILENAME17</tabstop>
  <tabstop>IDC_GREDIT_INP1_17</tabstop>
  <tabstop>IDC_GREDIT_MOD1_17</tabstop>
  <tabstop>IDC_GREDIT_INP2_17</tabstop>
  <tabstop>IDC_GREDIT_MOD2_17</tabstop>
  <tabstop>IDC_GREDIT_GRAPHNAME17</tabstop>
  <tabstop>IDC_GREDIT_OUTFLAG17</tabstop>
  <tabstop>IDC_GREDIT_SFILENAME18</tabstop>
  <tabstop>IDC_GREDIT_INP1_18</tabstop>
  <tabstop>IDC_GREDIT_MOD1_18</tabstop>
  <tabstop>IDC_GREDIT_INP2_18</tabstop>
  <tabstop>IDC_GREDIT_MOD2_18</tabstop>
  <tabstop>IDC_GREDIT_GRAPHNAME18</tabstop>
  <tabstop>IDC_GREDIT_OUTFLAG18</tabstop>
  <tabstop>IDC_GREDIT_SFILENAME19</tabstop>
  <tabstop>IDC_GREDIT_INP1_19</tabstop>
  <tabstop>IDC_GREDIT_MOD1_19</tabstop>
  <tabstop>IDC_GREDIT_INP2_19</tabstop>
  <tabstop>IDC_GREDIT_MOD2_19</tabstop>
  <tabstop>IDC_GREDIT_GRAPHNAME19</tabstop>
  <tabstop>IDC_GREDIT_OUTFLAG19</tabstop>
  <tabstop>IDC_GREDIT_SFILENAME20</tabstop>
  <tabstop>IDC_GREDIT_INP1_20</tabstop>
  <tabstop>IDC_GREDIT_MOD1_20</tabstop>
  <tabstop>IDC_GREDIT_INP2_20</tabstop>
  <tabstop>IDC_GREDIT_MOD2_20</tabstop>
  <tabstop>IDC_GREDIT_GRAPHNAME20</tabstop>
  <tabstop>IDC_GREDIT_OUTFLAG20</tabstop>
  <tabstop>IDC_GREDIT_DOCFILENAME</tabstop>
  <tabstop>IDC_ADD_CHARACTERISTICS</tabstop>
 </tabstops>
</ui>
